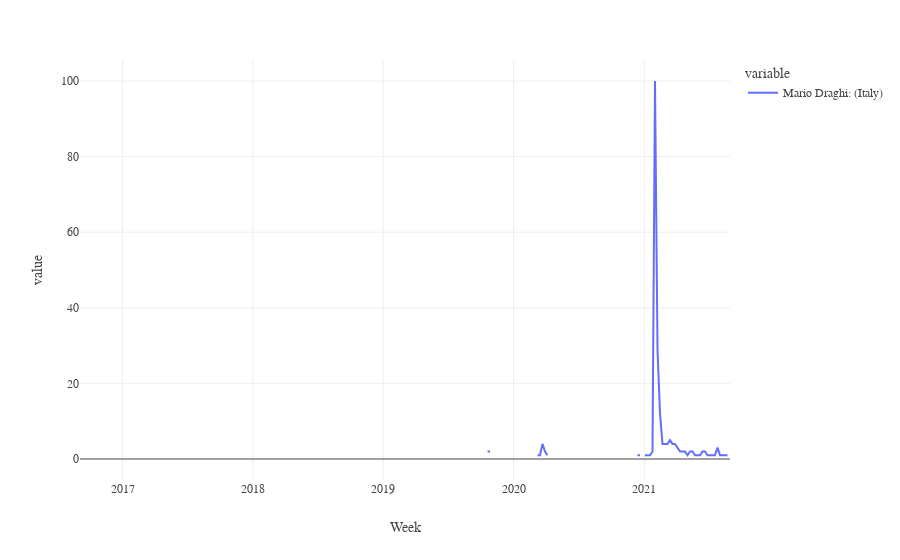

The cell this chart's notebook holds for it:
### Code cell
draghi_weekly_02.plot().update_layout(**plotly_dict)

### Figure 1 — Plotly figure (JSON) as saved in the notebook; plotly's stock layout.template omitted (floating-point values rounded to 4 significant figures; data arrays with more than 128 entries replaced by an {"elided": "..."} marker saying what was removed)
{"data": [{"hovertemplate": "variable=Mario Draghi: (Italy)<br>Week=%{x}<br>value=%{y}<extra></extra>", "legendgroup": "Mario Draghi: (Italy)", "line": {"color": "#636efa", "dash": "solid"}, "marker": {"symbol": "circle"}, "mode": "lines", "name": "Mario Draghi: (Italy)", "orientation": "v", "showlegend": true, "type": "scatter", "x": {"elided": "261 str values"}, "xaxis": "x", "y": {"elided": "261 str values"}, "yaxis": "y"}], "layout": {"autosize": true, "font": {"family": "Yanone Kaffeesatz"}, "legend": {"title": {"text": "variable"}, "tracegroupgap": 0}, "margin": {"t": 60}, "title": {"x": 0.05, "xanchor": "left"}, "xaxis": {"anchor": "y", "autorange": true, "domain": [0, 1], "range": ["2016-09-04", "2021-08-29"], "title": {"text": "Week"}, "type": "date"}, "yaxis": {"anchor": "x", "autorange": true, "domain": [0, 1], "range": [-5.556, 105.6], "title": {"text": "value"}, "type": "linear"}}}
